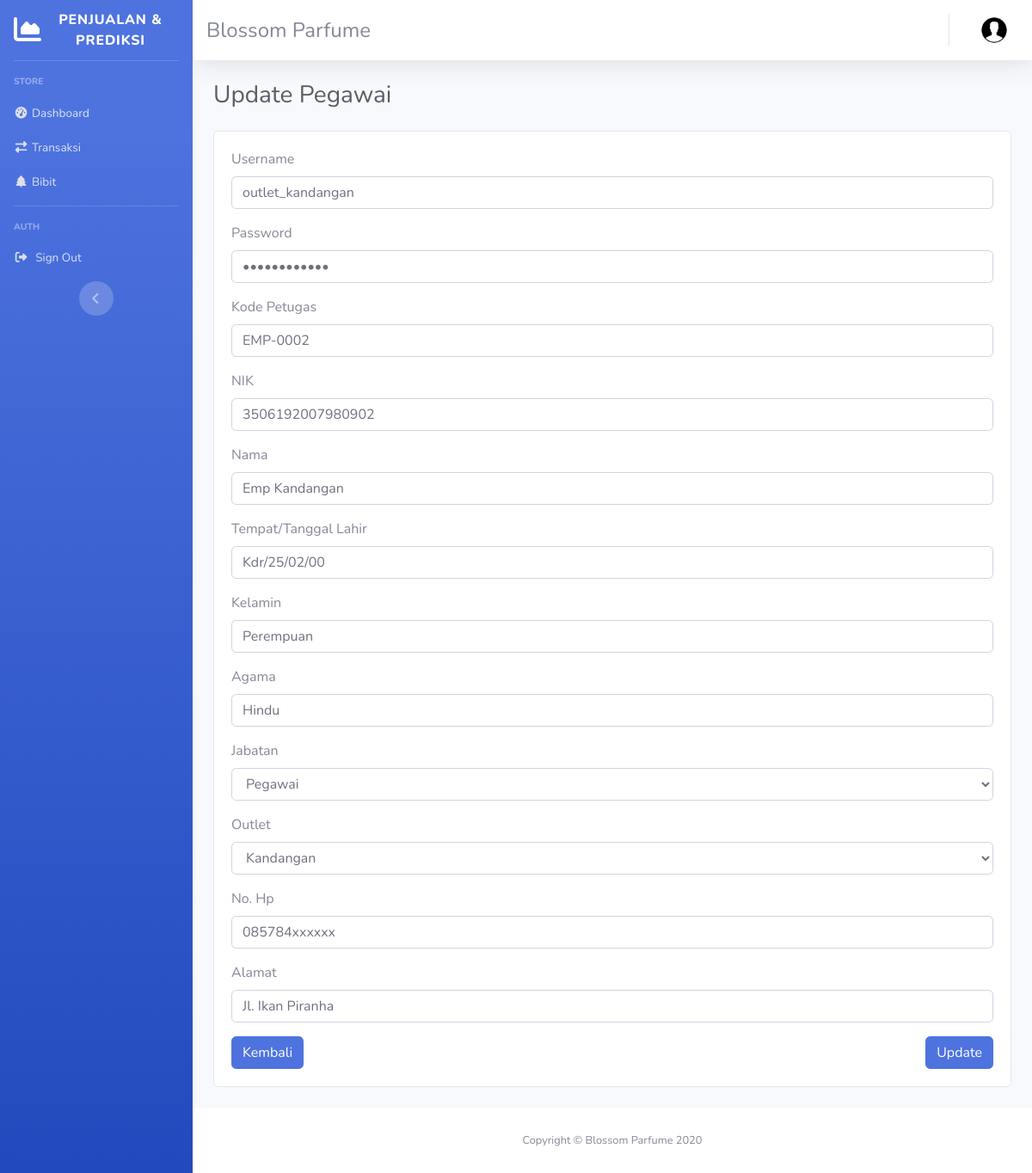
Screenshot of /pegawai/update/2 with the database file from the repository.
### tables this page shows
CREATE TABLE `user` (
  `id` int(11) NOT NULL,
  `kode_petugas` varchar(12) NOT NULL,
  `nik` varchar(20) NOT NULL,
  `username` varchar(24) NOT NULL,
  `password` varchar(24) NOT NULL,
  `nama` varchar(24) NOT NULL,
  `jabatan` varchar(24) NOT NULL,
  `id_outlet` varchar(12) NOT NULL,
  `no_hp` varchar(12) NOT NULL,
  `ttl` varchar(20) NOT NULL,
  `kelamin` varchar(10) NOT NULL,
  `agama` varchar(15) NOT NULL,
  `alamat` varchar(128) NOT NULL,
  `date_created` datetime NOT NULL
);

### application/controllers/Pegawai.php (called while the page is built, shortened)
<?php
	class Pegawai extends CI_Controller
	{
		public function __construct()
		{
			$this->load->library('form_validation');
			$this->load->library('session');
			$this->load->model('Bibit_model');
			$this->load->model('Outlet_model');
			$this->load->model('Prediksi_model');
			$this->load->model('Transaksi_model');
			$this->load->model('User_model');
		}
		public function update($id)
		{
			$data['title'] = 'Update Pegawai';
			$data['user'] = $_SESSION['user'];
			$data['outlet'] = $this->Outlet_model->getAllOutlet();
			$data['pegawai'] = $this->User_model->getPegawaiById($id);
			$this->form_validation->set_rules('username', 'Username', 'required');
			$this->form_validation->set_rules('password', 'Password', 'required');
			$this->form_validation->set_rules('nama', 'Nama Pegawai', 'required');
			$this->form_validation->set_rules('jabatan', 'Jabatan Pegawai', 'required');
			$this->form_validation->set_rules('id_outlet', 'Outlet', 'required');
			$this->form_validation->set_rules('no_hp', 'Nomor HP', 'required');
			$this->form_validation->set_rules('alamat', 'Alamat Pegawai', 'required');
			if ($this->form_validation->run() == FALSE) {
				$this->load->view('templates/header', $data);
				$this->load->view('templates/sidebar', $data);
				$this->load->view('templates/topbar', $data);
				$this->load->view('pegawai/edit', $data);
				$this->load->view('templates/footer');
			}
		}
	}
?>

### index.php (called while the page is built, shortened)
<?php
require_once BASEPATH.'core/CodeIgniter.php';

### application/models/User_model.php (called while the page is built, shortened)
<?php
	class User_model extends CI_Model
	{
		public function getPegawaiById($id)
		{
			return $this->db->get_where('user' , ['id' => $id])->row_array();
		}
	}
?>

### application/models/Outlet_model.php (called while the page is built, shortened)
<?php
	class Outlet_model extends CI_Model
	{
		public function getAllOutlet()
		{
			return $query = $this->db->get('outlet')->result_array();
		}
	}
?>

### application/views/pegawai/edit.php (the view, shortened to what this page needs)
 <div class="container-fluid">
	<div class="row mt-3 mb-4">
		<div class="col-lg">
		<h1 class="h3 mb-4 text-gray-800"><?=$title;?></h1>
			<div class="card">
				<div class="card-body">
					<form action="<?= base_url('pegawai/update/'.$pegawai['id']); ?>" method="post">
						 <div class="form-group">
						   <label for="email">Username</label>
						   <input type="text" class="form-control" id="username" placeholder="" name="username" value="<?=$pegawai['username'];?>">
						 </div>
						 <div class="form-group">
						   <label for="password">Password</label>
						   <input type="password" class="form-control" id="password" placeholder="" name="password" value="<?=$pegawai['password'];?>">
						 </div>
						 <div class="form-group">
						    <label for="nama">Kode Petugas</label>
						    <input type="text" class="form-control" id="nama" placeholder="" name="kode_petugas" value="<?=$pegawai['kode_petugas']; ?>">
						 </div>
						 <div class="form-group">
						    <label for="nama">NIK</label>
						    <input type="text" class="form-control" id="nik" placeholder="NIK" name="nik" value="<?=$pegawai['nik']; ?>">
						 </div>
						 <div class="form-group">
						    <label for="nama">Nama</label>
						    <input type="text" class="form-control" id="nama" placeholder="" name="nama" value="<?=$pegawai['nama'];?>">
						 </div><div class="form-group">
						    <label for="nama">Tempat/Tanggal Lahir</label>
						    <input type="text" class="form-control" id="ttl" placeholder="tempat / dd-mm-yyyy" name="ttl" value="<?=$pegawai['ttl'];?>">
						 </div>
						 <div class="form-group">
						    <label for="nama">Kelamin</label>
						    <input type="text" class="form-control" id="kelamin" placeholder="L / P" name="kelamin" value="<?=$pegawai['kelamin'];?>">
						 </div>
						 <div class="form-group">
						    <label for="nama">Agama</label>
						    <input type="text" class="form-control" id="gama" placeholder="" name="agama" value="<?=$pegawai['agama'];?>">
						 </div>
						 <div class="form-group">
						 	<label for="role">Jabatan</label>
						    <select class="form-control" id="jabatan" name="jabatan">
						      	<option value="Pegawai">Pegawai</option>
						    </select>
						 </div>
						 <div class="form-group">
						 	<label for="role">Outlet</label>
						    <select class="form-control" id="outlet" name="id_outlet">
						      	<?php foreach ($outlet as $o):?>
						      		<?php if($o['id_outlet'] == $pegawai['id_outlet']): ?>
						      			<option value="<?=$o["id_outlet"]?>" selected><?=$o["alamat_outlet"];?></option>
						      		<?php else: ?>
						      			<option value="<?=$o["id_outlet"]?>"><?=$o["alamat_outlet"];?></option>
						      		<?php endif; ?>
						      <?php endforeach; ?>
						    </select>
						 </div>
						 <div class="form-group">
						    <label for="telepon">No. Hp</label>
						    <input type="text" class="form-control" id="no_hp" placeholder="" name="no_hp" value="<?=$pegawai['no_hp'];?>">
						 </div>
						 <div class="form-group">
						    <label for="telepon">Alamat</label>
						    <input type="text" class="form-control" id="alamat" placeholder="" name="alamat" value="<?=$pegawai['alamat'];?>">
						 </div>
						 <a href="<?php echo base_url(); ?>pegawai" class="btn btn-primary">Kembali</a>
						 <button type="submit" class="btn btn-primary float-right">Update</button>
					</form>
				</div>
			</div>
		</div>
	</div>
</div>
</div>

### rows the page displays
user: username "outlet_kandangan", kode_petugas "EMP-0002", nik "3506192007980902", nama "Emp Kandangan", ttl "Kdr/25/02/00", kelamin "Perempuan", agama "Hindu", no_hp "085784xxxxxx", alamat "Jl. Ikan Piranha"

### other values shown
$title "Update Pegawai"
form field id_outlet "Kandangan"
